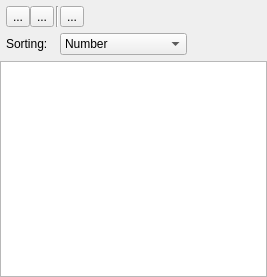
<?xml version="1.0" encoding="UTF-8"?>
<ui version="4.0">
 <class>SearchResultList</class>
 <widget class="QDockWidget" name="SearchResultList">
  <property name="geometry">
   <rect>
    <x>0</x>
    <y>0</y>
    <width>267</width>
    <height>277</height>
   </rect>
  </property>
  <property name="features">
   <set>QDockWidget::AllDockWidgetFeatures</set>
  </property>
  <property name="windowTitle">
   <string>Search Results</string>
  </property>
  <widget class="QWidget" name="dockWidgetContents">
   <layout class="QVBoxLayout" name="verticalLayout">
    <property name="leftMargin">
     <number>0</number>
    </property>
    <property name="topMargin">
     <number>6</number>
    </property>
    <property name="rightMargin">
     <number>0</number>
    </property>
    <property name="bottomMargin">
     <number>0</number>
    </property>
    <item>
     <layout class="QHBoxLayout" name="horizontalLayout">
      <property name="spacing">
       <number>0</number>
      </property>
      <item>
       <spacer name="horizontalSpacer_2">
        <property name="orientation">
         <enum>Qt::Horizontal</enum>
        </property>
        <property name="sizeType">
         <enum>QSizePolicy::Fixed</enum>
        </property>
        <property name="sizeHint" stdset="0">
         <size>
          <width>6</width>
          <height>20</height>
         </size>
        </property>
       </spacer>
      </item>
      <item>
       <widget class="QToolButton" name="btnSelect">
        <property name="maximumSize">
         <size>
          <width>24</width>
          <height>24</height>
         </size>
        </property>
        <property name="text">
         <string>...</string>
        </property>
        <property name="icon">
         <iconset resource="litsoz3.qrc">
          <normaloff>:/selected_small.png</normaloff>:/selected_small.png</iconset>
        </property>
       </widget>
      </item>
      <item>
       <widget class="QToolButton" name="btnSelectAll">
        <property name="maximumSize">
         <size>
          <width>24</width>
          <height>24</height>
         </size>
        </property>
        <property name="text">
         <string>...</string>
        </property>
        <property name="icon">
         <iconset resource="litsoz3.qrc">
          <normaloff>:/sel_all_small.png</normaloff>:/sel_all_small.png</iconset>
        </property>
       </widget>
      </item>
      <item>
       <widget class="Line" name="line">
        <property name="minimumSize">
         <size>
          <width>6</width>
          <height>0</height>
         </size>
        </property>
        <property name="orientation">
         <enum>Qt::Vertical</enum>
        </property>
       </widget>
      </item>
      <item>
       <widget class="QToolButton" name="btnClear">
        <property name="maximumSize">
         <size>
          <width>24</width>
          <height>24</height>
         </size>
        </property>
        <property name="text">
         <string>...</string>
        </property>
        <property name="icon">
         <iconset resource="litsoz3.qrc">
          <normaloff>:/sel_clear.png</normaloff>:/sel_clear.png</iconset>
        </property>
       </widget>
      </item>
      <item>
       <spacer name="horizontalSpacer">
        <property name="orientation">
         <enum>Qt::Horizontal</enum>
        </property>
        <property name="sizeHint" stdset="0">
         <size>
          <width>40</width>
          <height>20</height>
         </size>
        </property>
       </spacer>
      </item>
      <item>
       <widget class="QLabel" name="labStatus">
        <property name="text">
         <string/>
        </property>
       </widget>
      </item>
     </layout>
    </item>
    <item>
     <layout class="QHBoxLayout" name="horizontalLayout_2">
      <item>
       <spacer name="horizontalSpacer_4">
        <property name="orientation">
         <enum>Qt::Horizontal</enum>
        </property>
        <property name="sizeType">
         <enum>QSizePolicy::Fixed</enum>
        </property>
        <property name="sizeHint" stdset="0">
         <size>
          <width>6</width>
          <height>20</height>
         </size>
        </property>
       </spacer>
      </item>
      <item>
       <widget class="QLabel" name="label">
        <property name="text">
         <string>Sorting:  </string>
        </property>
       </widget>
      </item>
      <item>
       <widget class="QComboBox" name="cmbSorting">
        <item>
         <property name="text">
          <string>Number</string>
         </property>
        </item>
        <item>
         <property name="text">
          <string>Author, Year, Title</string>
         </property>
        </item>
        <item>
         <property name="text">
          <string>Author, Title, Year</string>
         </property>
        </item>
        <item>
         <property name="text">
          <string>Title, Author, Year</string>
         </property>
        </item>
        <item>
         <property name="text">
          <string>Title, Year, Author</string>
         </property>
        </item>
        <item>
         <property name="text">
          <string>Year, Author, Title</string>
         </property>
        </item>
        <item>
         <property name="text">
          <string>Year, Title, Author</string>
         </property>
        </item>
       </widget>
      </item>
      <item>
       <spacer name="horizontalSpacer_3">
        <property name="orientation">
         <enum>Qt::Horizontal</enum>
        </property>
        <property name="sizeHint" stdset="0">
         <size>
          <width>40</width>
          <height>20</height>
         </size>
        </property>
       </spacer>
      </item>
     </layout>
    </item>
    <item>
     <widget class="QListView" name="lstResults">
      <property name="selectionMode">
       <enum>QAbstractItemView::SingleSelection</enum>
      </property>
     </widget>
    </item>
   </layout>
  </widget>
 </widget>
 <resources>
  <include location="litsoz3.qrc"/>
 </resources>
 <connections/>
</ui>
